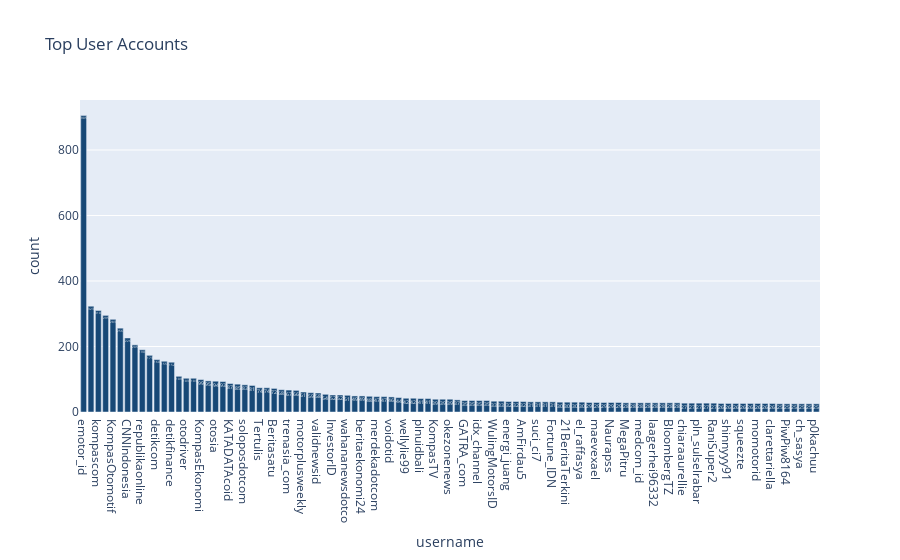

Source (notebook cell):
### Code cell
fig = px.bar(top_accounts, x='username', y='count', text_auto=True, title="Top User Accounts",color_discrete_sequence=['#174876'])
fig.update_traces(textfont_size=12, textangle=0, textposition="inside", cliponaxis=False)
fig.show()

### Figure 1 — Plotly figure (JSON) as saved in the notebook; plotly's stock layout.template omitted (floating-point values rounded to 4 significant figures)
{"data": [{"alignmentgroup": "True", "cliponaxis": false, "hovertemplate": "username=%{x}<br>count=%{y}<extra></extra>", "legendgroup": "", "marker": {"color": "#174876", "pattern": {"shape": ""}}, "name": "", "offsetgroup": "", "orientation": "v", "showlegend": false, "textangle": 0, "textfont": {"size": 12}, "textposition": "inside", "texttemplate": "%{y}", "type": "bar", "x": ["emotor_id", "Bisniscom", "kompascom", "detikoto", "KompasOtomotif", "tempodotco", "CNNIndonesia", "kumparan", "republikaonline", "cnbcindonesia", "detikcom", "VIVAcoid", "detikfinance", "aliefwikarta", "otodriver", "liputan6dotcom", "KompasEkonomi", "trenotoid", "otosia", "kabarotocom", "KATADATAcoid", "IDNTimes", "soloposdotcom", "mediaindonesia", "Tertulis", "WartaEkonomi", "Beritasatu", "jawapos", "trenasia_com", "inilahdotcom", "motorplusweekly", "kopihpbi", "validnewsid", "bisnisindo_id", "InvestorID", "antaranews", "wahananewsdotco", "Harian_Jogja", "beritaekonomi24", "otoridercom", "merdekadotcom", "ivalicianchem", "voidotid", "hariankompas", "wellylie99", "100kpjcom", "plnuidbali", "antarabiz", "KompasTV", "lucaxyzz", "okezonenews", "LiatBeritaNews", "GATRA_com", "korantempo", "idx_channel", "jpnncom", "WulingMotorsID", "faris_sina", "energi_juang", "uzoneindonesia", "AmFirdau5", "ilhamiasnawi", "suci_ci7", "BizlawIndonesia", "Fortune_IDN", "pln_jabar", "21BeritaTerkini", "MgmPtmgm", "el_raffasya", "pln_ntb", "maevexael", "Ramaaadhaaan", "Naurapss", "gemasulawesi", "MegaPitru", "ComMetrosulteng", "medcom_id", "theiconomic", "laagerhei96332", "rina_novitasari", "BloombergTZ", "sherlyn4e", "chiaraaurellie", "nadyanti17", "pln_sulselrabar", "plwhemvvzhihny", "RaniSuper2", "elisa_jkt", "shinnyyy91", "TirtoID", "squeezte", "Rizkiraa05", "momotorid", "fjrantt", "clarettariella", "Supianoor19", "PiwPiw8164", "rismaaoneng", "ch_sasya", "AjoSiam", "p0kachuu"], "xaxis": "x", "y": [905, 323, 310, 295, 283, 256, 226, 205, 190, 173, 160, 155, 152, 109, 103, 103, 99, 95, 94, 93, 87, 85, 83, 81, 74, 74, 72, 68, 67, 66, 61, 59, 58, 54, 52, 52, 51, 49, 49, 48, 47, 47, 46, 44, 42, 42, 41, 41, 39, 39, 39, 37, 35, 35, 35, 35, 33, 33, 32, 32, 32, 31, 31, 31, 31, 30, 30, 30, 30, 29, 29, 29, 29, 29, 28, 28, 28, 28, 28, 28, 28, 28, 27, 27, 27, 27, 27, 26, 26, 26, 26, 26, 26, 26, 26, 25, 25, 25, 25, 25, 25], "yaxis": "y"}], "layout": {"barmode": "relative", "legend": {"tracegroupgap": 0}, "title": {"text": "Top User Accounts"}, "xaxis": {"anchor": "y", "domain": [0, 1], "title": {"text": "username"}}, "yaxis": {"anchor": "x", "domain": [0, 1], "title": {"text": "count"}}}}
